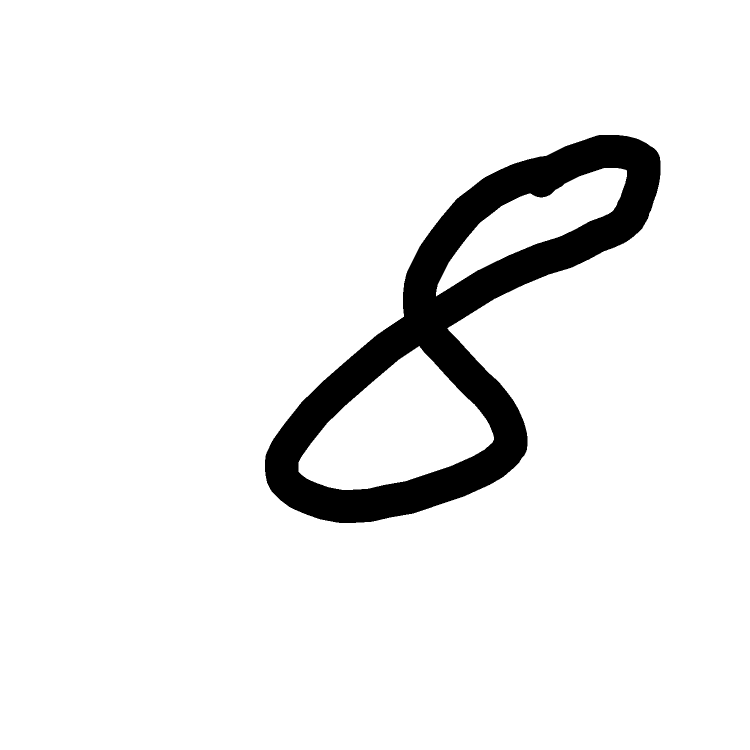
//> input picture data/raw_images/8/digit_8_21.bmp, 1500 x 1500 px (shown at 1/2 size); its folder holds only this picture in this run
$ ./main_images   (built with g++ and OpenCV 4)
//> lines starting //> are read from the running program, lines starting //| are printed output that depends on the picture; after the words box and inside, x2 and y2 are one past the last pixel; in counts of white or black regions, pixels touching at a corner belong together
### inference_c_mod/digit_extractor.h
#ifndef DIGIT_EXTRACTOR_H
#define DIGIT_EXTRACTOR_H

#include <opencv2/opencv.hpp>

constexpr int DIGIT_EXTR_TARGET_SIZE = 20;
constexpr int DIGIT_EXTR_PADDED_SIZE = 28;
constexpr int DIGIT_EXTR_PADDING = 4;

void digit_extr_extract(
    const cv::Mat& thresh,
    const cv::Rect& box,
    cv::Mat& digit28
);

void digit_extr_to_nn_input(
    const cv::Mat& digit28,
    float* nn_input
);

#endif // DIGIT_EXTRACTOR_H

### inference_c_mod/contour_selector.h
#ifndef CONTOUR_SELECTOR_H
#define CONTOUR_SELECTOR_H

#include <opencv2/opencv.hpp>
#include <vector>

constexpr double CONTOUR_SEL_MIN_AREA = 150.0;
constexpr float CONTOUR_SEL_MIN_ASPECT_RATIO = 0.2f;
constexpr float CONTOUR_SEL_MAX_ASPECT_RATIO = 2.0f;

int contour_sel_find_best(const std::vector<std::vector<cv::Point>>& contours);

#endif // CONTOUR_SELECTOR_H

### inference_c_mod/contour_detection.h
#ifndef CONTOUR_DETECTION_H
#define CONTOUR_DETECTION_H

#include <opencv2/opencv.hpp>
#include <vector>

void contour_det_find_all(
    const cv::Mat& thresh,
    std::vector<std::vector<cv::Point>>& contours
);

void contour_det_draw(
    cv::Mat& frame,
    const std::vector<std::vector<cv::Point>>& contours
);

#endif // CONTOUR_DETECTION_H

### inference_c_mod/process_frame.h
#ifndef PROCESS_FRAME_H
#define PROCESS_FRAME_H

#include <opencv2/opencv.hpp>
#include "neural_network.h"

struct FrameProcessorState {
    int last_pred = -1;
    float confidence = 0.0f;
    double elapsed = 0.0;
};

// use_cnn: true = CNN (forward_pass_cnn), false = MLP (forward_pass_mlp).
// use_center_roi: true = central 30%x60% (camera), false = full frame (image test).
void process_frame(cv::Mat& frame, CNNModel* model_cnn, MLPModel* model_mlp, bool use_cnn,
                   FrameProcessorState& state, bool use_center_roi = true);

#endif // PROCESS_FRAME_H

### inference_c_mod/digit_extractor.cpp
#include "digit_extractor.h"

static const float DIGIT_EXTR_MNIST_MEAN = 0.1307f;
static const float DIGIT_EXTR_MNIST_STD = 0.3081f;
static const float DIGIT_EXTR_BRIGHTEN_FACTOR = 1.5f;

static void digit_extr_compute_barycenter(
    const cv::Mat& mask,
    double& cx,
    double& cy
) {
    double sum_x = 0.0;
    double sum_y = 0.0;
    double count_pix = 0.0;

    for (int y = 0; y < mask.rows; y++) {
        const uchar* row = mask.ptr<uchar>(y);
        for (int x = 0; x < mask.cols; x++) {
            if (row[x] > 0) {
                sum_x += x;
                sum_y += y;
                count_pix += 1.0;
            }
        }
    }

    cx = sum_x / count_pix;
    cy = sum_y / count_pix;
}

static void digit_extr_resize_and_center(
    const cv::Mat& digit_mask,
    double cx,
    double cy,
    cv::Mat& digit20
) {
    int orig_w = digit_mask.cols;
    int orig_h = digit_mask.rows;
    int new_w;
    int new_h;

    if (orig_w > orig_h) {
        new_w = DIGIT_EXTR_TARGET_SIZE;
        new_h = static_cast<int>(orig_h * (static_cast<double>(DIGIT_EXTR_TARGET_SIZE) / orig_w));
    } else {
        new_h = DIGIT_EXTR_TARGET_SIZE;
        new_w = static_cast<int>(orig_w * (static_cast<double>(DIGIT_EXTR_TARGET_SIZE) / orig_h));
    }

    cv::Mat digit_resized;
    cv::resize(digit_mask, digit_resized, cv::Size(new_w, new_h), 0, 0, cv::INTER_AREA);

    digit20 = cv::Mat::zeros(DIGIT_EXTR_TARGET_SIZE, DIGIT_EXTR_TARGET_SIZE, CV_8UC1);

    double scale_x = static_cast<double>(new_w) / orig_w;
    double scale_y = static_cast<double>(new_h) / orig_h;

    int offset_x = static_cast<int>((DIGIT_EXTR_TARGET_SIZE / 2) - cx * scale_x);
    int offset_y = static_cast<int>((DIGIT_EXTR_TARGET_SIZE / 2) - cy * scale_y);

    for (int y = 0; y < digit_resized.rows; y++) {
        for (int x = 0; x < digit_resized.cols; x++) {
            int dx = x + offset_x;
            int dy = y + offset_y;
            if (dx >= 0 && dx < DIGIT_EXTR_TARGET_SIZE && dy >= 0 && dy < DIGIT_EXTR_TARGET_SIZE) {
                digit20.at<uchar>(dy, dx) = digit_resized.at<uchar>(y, x);
            }
        }
    }
}

static void digit_extr_apply_mnist_processing(cv::Mat& digit28) {
    cv::normalize(digit28, digit28, 0, 255, cv::NORM_MINMAX);

    cv::Mat kernel = cv::getStructuringElement(cv::MORPH_ELLIPSE, cv::Size(3, 3));
    cv::morphologyEx(digit28, digit28, cv::MORPH_CLOSE, kernel, cv::Point(-1, -1), 1);

    digit28 = cv::min(digit28 * DIGIT_EXTR_BRIGHTEN_FACTOR, 255);

    cv::GaussianBlur(digit28, digit28, cv::Size(3, 3), 0.5);
}

void digit_extr_extract(
    const cv::Mat& thresh,
    const cv::Rect& box,
    cv::Mat& digit28
) {
    cv::Mat digit_mask = thresh(box);
    cv::threshold(digit_mask, digit_mask, 128, 255, cv::THRESH_BINARY);

    double cx;
    double cy;
    digit_extr_compute_barycenter(digit_mask, cx, cy);

    cv::Mat digit20;
    digit_extr_resize_and_center(digit_mask, cx, cy, digit20);

    cv::copyMakeBorder(
        digit20,
        digit28,
        DIGIT_EXTR_PADDING,
        DIGIT_EXTR_PADDING,
        DIGIT_EXTR_PADDING,
        DIGIT_EXTR_PADDING,
        cv::BORDER_CONSTANT,
        cv::Scalar(0)
    );

    digit_extr_apply_mnist_processing(digit28);
}

void digit_extr_to_nn_input(
    const cv::Mat& digit28,
    float* nn_input
) {
    cv::Mat digit_float;
    digit28.convertTo(digit_float, CV_32F, 1.0 / 255.0);

    digit_float = (digit_float - DIGIT_EXTR_MNIST_MEAN) / DIGIT_EXTR_MNIST_STD;

    for (int y = 0; y < DIGIT_EXTR_PADDED_SIZE; y++) {
        const float* row = digit_float.ptr<float>(y);
        for (int x = 0; x < DIGIT_EXTR_PADDED_SIZE; x++) {
            nn_input[y * DIGIT_EXTR_PADDED_SIZE + x] = row[x];
        }
    }
}

### inference_c_mod/contour_selector.cpp
#include "contour_selector.h"

int contour_sel_find_best(const std::vector<std::vector<cv::Point>>& contours) {
    int best_idx = -1;
    double best_score = 0.0;

    for (int i = 0; i < static_cast<int>(contours.size()); i++) {
        double area = cv::contourArea(contours[i]);
        if (area < CONTOUR_SEL_MIN_AREA) {
            continue;
        }

        cv::Rect box = cv::boundingRect(contours[i]);

        float ratio = static_cast<float>(box.width) / box.height;
        if (ratio < CONTOUR_SEL_MIN_ASPECT_RATIO || ratio > CONTOUR_SEL_MAX_ASPECT_RATIO) {
            continue;
        }

        double fill = area / (box.width * box.height);
        if (fill < 0.0) {
            continue;
        }

        double score = area * fill;
        if (score > best_score) {
            best_score = score;
            best_idx = i;
        }
    }

    return best_idx;
}

### inference_c_mod/contour_detection.cpp
#include "contour_detection.h"

void contour_det_find_all(
    const cv::Mat& thresh,
    std::vector<std::vector<cv::Point>>& contours
) {
    cv::findContours(thresh, contours, cv::RETR_EXTERNAL, cv::CHAIN_APPROX_SIMPLE);
}

void contour_det_draw(
    cv::Mat& frame,
    const std::vector<std::vector<cv::Point>>& contours
) {
    cv::drawContours(frame, contours, -1, cv::Scalar(0, 0, 255), 2);
}

### inference_c_mod/process_frame.cpp
#include "process_frame.h"
#include "contour_detection.h"
#include "contour_selector.h"
#include "digit_extractor.h"

#include <cmath>
#include <chrono>
#include <cstdio>
#include <iostream>

void process_frame(cv::Mat& frame,
                   CNNModel* model_cnn,
                   MLPModel* model_mlp,
                   bool use_cnn,
                   FrameProcessorState& state,
                   bool use_center_roi)
{
    bool have_model = use_cnn ? (model_cnn != nullptr) : (model_mlp != nullptr);
    if (frame.empty() || !have_model) {
        return;
    }

    int roiX, roiY, roiW, roiH;
    if (use_center_roi) {
        roiW = frame.cols * 0.3;
        roiH = frame.rows * 0.6;
        roiX = (frame.cols - roiW) / 2;
        roiY = (frame.rows - roiH) / 2;
    } else {
        roiX = 0;
        roiY = 0;
        roiW = frame.cols;
        roiH = frame.rows;
    }

    cv::Rect centerROI(roiX, roiY, roiW, roiH);
    cv::Mat roiFrame = frame(centerROI);

    cv::Mat gray;
    cv::cvtColor(roiFrame, gray, cv::COLOR_BGR2GRAY);

    cv::Mat thresh;
    cv::adaptiveThreshold(
        gray, thresh, 255,
        cv::ADAPTIVE_THRESH_GAUSSIAN_C,
        cv::THRESH_BINARY_INV,
        15, 5
    );

    std::vector<std::vector<cv::Point>> contours;
    contour_det_find_all(thresh, contours);
    contour_det_draw(roiFrame, contours);

    int bestIdx = contour_sel_find_best(contours);
    bool digitDetected = false;
    int pred = -1;

    if (bestIdx >= 0) {
        digitDetected = true;
        cv::Rect box = cv::boundingRect(contours[bestIdx]);

        cv::Mat digit28;
        digit_extr_extract(thresh, box, digit28);

        cv::Mat overlay;
        int scale = 10;
        cv::resize(digit28, overlay, cv::Size(28 * scale, 28 * scale), 0, 0, cv::INTER_NEAREST);
        cv::cvtColor(overlay, overlay, cv::COLOR_GRAY2BGR);
        overlay.copyTo(frame(cv::Rect(10, 10, overlay.cols, overlay.rows)));

        float nn_input[784];
        digit_extr_to_nn_input(digit28, nn_input);

        float output[OUTPUT_SIZE];
        auto t1 = std::chrono::steady_clock::now();
        if (use_cnn) {
            forward_pass_cnn(model_cnn, nn_input, output);
        } else {
            forward_pass_mlp(model_mlp, nn_input, output);
        }
        auto t2 = std::chrono::steady_clock::now();
        state.elapsed = std::chrono::duration<double, std::milli>(t2 - t1).count();

        pred = get_prediction(output);

        float sum_exp = 0.0f;
        float prob[OUTPUT_SIZE];

        for (int i = 0; i < OUTPUT_SIZE; i++) {
            prob[i] = std::exp(output[i]);
            sum_exp += prob[i];
        }

        for (int i = 0; i < OUTPUT_SIZE; i++) {
            prob[i] /= sum_exp;
        }

        state.confidence = prob[pred];

        if (digitDetected && pred != state.last_pred) {
            std::cout << "Prediction : " << pred
                << " in " << state.elapsed << " ms."
                << " Confidence : " << state.confidence << std::endl;
            state.last_pred = pred;
        }

        cv::Rect globalBox(
            box.x + centerROI.x,
            box.y + centerROI.y,
            box.width,
            box.height
        );

        cv::rectangle(frame, globalBox, cv::Scalar(0,255,0), 2);

        char text[32];
        std::snprintf(text, sizeof(text), "%d (%.2f)", pred, state.confidence);
        cv::putText(frame, text,
            cv::Point(globalBox.x + 2, globalBox.y + 20),
            cv::FONT_HERSHEY_SIMPLEX, 0.7,
            cv::Scalar(0,255,0),
            2);
    }

    cv::rectangle(frame, centerROI, cv::Scalar(255,0,0), 2);
}

### inference_c_mod/neural_network.c
#include <stdio.h>
#include <stdlib.h>
#include <math.h>
#include "neural_network.h"


MLPModel* load_mlp_model(const char *filename) {
    FILE *file = fopen(filename, "r");
    if (file == NULL) {
        perror("Erreur lors de l'ouverture du fichier de poids");
        return NULL;
    }

    // Allocation de la structure principale
    MLPModel *model = (MLPModel*)malloc(sizeof(MLPModel));

    // Allocation de la mémoire pour chaque couche via les dimensions renseignées dans neural_network.h
    model->W1 = (float*)malloc(HIDDEN_SIZE * INPUT_SIZE * sizeof(float));
    model->b1 = (float*)malloc(HIDDEN_SIZE * sizeof(float));
    model->W2 = (float*)malloc(OUTPUT_SIZE * HIDDEN_SIZE * sizeof(float));
    model->b2 = (float*)malloc(OUTPUT_SIZE * sizeof(float));

    // Lecture des Poids Couche 1
    for (int i = 0; i < HIDDEN_SIZE * INPUT_SIZE; i++) {
        if (fscanf(file, "%f", &model->W1[i]) != 1) break;
    }

    // Lecture des Biais Couche 1
    for (int i = 0; i < HIDDEN_SIZE; i++) {
        if (fscanf(file, "%f", &model->b1[i]) != 1) break;
    }

    // Lecture des Poids Couche 2
    for (int i = 0; i < OUTPUT_SIZE * HIDDEN_SIZE; i++) {
        if (fscanf(file, "%f", &model->W2[i]) != 1) break;
    }

    // Lecture des Biais Couche 2
    for (int i = 0; i < OUTPUT_SIZE; i++) {
        if (fscanf(file, "%f", &model->b2[i]) != 1) break;
    }

    fclose(file);
    printf("Modèle chargé avec succès depuis %s\n", filename);
    return model;
}

// [43 lines left out: functions free_mlp_model, forward_pass_mlp, not called in this run]


// --- Fonction interne de lecture sécurisée ---
// Cette fonction vérifie que chaque nombre est bien lu.
// Si fscanf échoue, elle renvoie 0, sinon 1.
static int read_weights(FILE *file, float *buffer, int count) {
    for (int i = 0; i < count; i++) {
        if (fscanf(file, "%f", &buffer[i]) != 1) {
            return 0; // Erreur de lecture
        }
    }
    return 1; // Succès
}

// --- Chargement et Libération ---

CNNModel* load_cnn_model(const char *filename) {
    FILE *file = fopen(filename, "r");
    if (file == NULL) {
        perror("Erreur lors de l'ouverture du fichier de poids");
        return NULL;
    }

    CNNModel *model = (CNNModel*)malloc(sizeof(CNNModel));
    if (!model) return NULL;

    // Allocation des couches
    model->conv1_w = (float*)malloc(C1_OUT_CH * C1_IN_CH * KERNEL_SIZE * KERNEL_SIZE * sizeof(float));
    model->conv1_b = (float*)malloc(C1_OUT_CH * sizeof(float));
    model->conv2_w = (float*)malloc(C2_OUT_CH * C2_IN_CH * KERNEL_SIZE * KERNEL_SIZE * sizeof(float));
    model->conv2_b = (float*)malloc(C2_OUT_CH * sizeof(float));
    model->fc_w    = (float*)malloc(OUTPUT_SIZE * FC_IN_FEATURES * sizeof(float));
    model->fc_b    = (float*)malloc(OUTPUT_SIZE * sizeof(float));

    // Lecture sécurisée des poids (Méthode Option B)
    int success = 1;
    success &= read_weights(file, model->conv1_w, C1_OUT_CH * C1_IN_CH * KERNEL_SIZE * KERNEL_SIZE);
    success &= read_weights(file, model->conv1_b, C1_OUT_CH);

    success &= read_weights(file, model->conv2_w, C2_OUT_CH * C2_IN_CH * KERNEL_SIZE * KERNEL_SIZE);
    success &= read_weights(file, model->conv2_b, C2_OUT_CH);

    success &= read_weights(file, model->fc_w,    OUTPUT_SIZE * FC_IN_FEATURES);
    success &= read_weights(file, model->fc_b,    OUTPUT_SIZE);

    fclose(file);

    if (!success) {
        fprintf(stderr, "Erreur fatale : Le fichier de poids %s est corrompu ou incomplet.\n", filename);
        free_cnn_model(model);
        return NULL;
    }

    printf("Modèle CNN chargé avec succès depuis %s\n", filename);
    return model;
}

// [11 lines left out: function free_cnn_model, not called in this run]

// --- Moteur d'inférence (Forward Pass) ---

void forward_pass_cnn(CNNModel *model, float *input, float *output) {
    // 1. Couche Conv1 : Input 1x28x28 -> Output 16x14x14 (Stride 2, Padding 2)
    float layer1_out[C1_OUT_CH * C1_SIZE * C1_SIZE];

    for (int och = 0; och < C1_OUT_CH; och++) {
        for (int oh = 0; oh < C1_SIZE; oh++) {
            for (int ow = 0; ow < C1_SIZE; ow++) {
                float sum = model->conv1_b[och];
                int start_h = oh * 2 - 2;
                int start_w = ow * 2 - 2;

                for (int kh = 0; kh < KERNEL_SIZE; kh++) {
                    for (int kw = 0; kw < KERNEL_SIZE; kw++) {
                        int in_h = start_h + kh;
                        int in_w = start_w + kw;
                        if (in_h >= 0 && in_h < 28 && in_w >= 0 && in_w < 28) {
                            float val = input[in_h * 28 + in_w];
                            float weight = model->conv1_w[och * (1 * 25) + kh * 5 + kw];
                            sum += val * weight;
                        }
                    }
                }
                layer1_out[och * (14 * 14) + oh * 14 + ow] = relu(sum);
            }
        }
    }

    // 2. Couche Conv2 : Input 16x14x14 -> Output 32x7x7 (Stride 2, Padding 2)
    float layer2_out[C2_OUT_CH * C2_SIZE * C2_SIZE];

    for (int och = 0; och < C2_OUT_CH; och++) {
        for (int oh = 0; oh < C2_SIZE; oh++) {
            for (int ow = 0; ow < C2_SIZE; ow++) {
                float sum = model->conv2_b[och];
                int start_h = oh * 2 - 2;
                int start_w = ow * 2 - 2;

                for (int ich = 0; ich < C1_OUT_CH; ich++) {
                    for (int kh = 0; kh < KERNEL_SIZE; kh++) {
                        for (int kw = 0; kw < KERNEL_SIZE; kw++) {
                            int in_h = start_h + kh;
                            int in_w = start_w + kw;
                            if (in_h >= 0 && in_h < 14 && in_w >= 0 && in_w < 14) {
                                float val = layer1_out[ich * (14 * 14) + in_h * 14 + in_w];
                                float weight = model->conv2_w[och * (16 * 25) + ich * 25 + kh * 5 + kw];
                                sum += val * weight;
                            }
                        }
                    }
                }
                layer2_out[och * (7 * 7) + oh * 7 + ow] = relu(sum);
            }
        }
    }

    // 3. Couche FC (Fully Connected) : Input 1568 (32*7*7) -> Output 10
    for (int i = 0; i < OUTPUT_SIZE; i++) {
        float sum = model->fc_b[i];
        for (int j = 0; j < FC_IN_FEATURES; j++) {
            sum += model->fc_w[i * FC_IN_FEATURES + j] * layer2_out[j];
        }
        output[i] = sum;
    }
}

// --- Fonctions utilitaires ---

float relu(float x) { return x > 0 ? x : 0; }

int get_prediction(float *output) {
    int best_class = 0;
    float max_val = output[0];

    // recherche de max parmis toutes les output classes
    for (int i = 1; i < OUTPUT_SIZE; i++) {
        if (output[i] > max_val) {
            max_val = output[i];
            best_class = i;
        }
    }
    return best_class;
}

### inference_c_mod/main_images.cpp
#include <opencv2/opencv.hpp>
#include <filesystem>
#include <iostream>
#include <vector>
#include <algorithm>

#include "neural_network.h"
#include "process_frame.h"

namespace fs = std::filesystem;

int main(int argc, char** argv) {
    const char* default_path = "../data/raw_images/8";
    fs::path source = argc > 1 ? fs::path(argv[1]) : fs::path(default_path);

    if (!fs::exists(source)) {
        std::cerr << "Source path does not exist: " << source << std::endl;
        return 1;
    }

    std::vector<fs::path> images;

    if (fs::is_regular_file(source)) {
        images.push_back(source);
    } else if (fs::is_directory(source)) {
        for (const auto& entry : fs::directory_iterator(source)) {
            if (entry.is_regular_file()) {
                images.push_back(entry.path());
            }
        }
    }

    if (images.empty()) {
        std::cerr << "No images found in: " << source << std::endl;
        return 1;
    }

    std::sort(images.begin(), images.end());
    fs::path output_dir("output/");
    fs::create_directories(output_dir);

    const char* model_path_mlp = "../models/mlp_model.txt";
    const char* model_path_cnn = "../models/cnn_model.txt";
    const bool use_cnn = true;  /* true = CNN, false = MLP */

    MLPModel* model_mlp = load_mlp_model(model_path_mlp);
    CNNModel* model_cnn = load_cnn_model(model_path_cnn);
    if (use_cnn && !model_cnn) {
        std::cerr << "Erreur chargement modèle CNN" << std::endl;
        return 1;
    }
    if (!use_cnn && !model_mlp) {
        std::cerr << "Erreur chargement modèle MLP" << std::endl;
        return 1;
    }

    FrameProcessorState state;

    for (const auto& image_path : images) {
        std::cout << "Processing " << image_path << std::endl;
        cv::Mat frame = cv::imread(image_path.string());
//> frame is the input picture: 1500 rows x 1500 cols, CV_8UC3; 92.9% white; 1 black region, box (x1, y1, x2, y2) and area: (530, 270, 1321, 1046) 158942
        if (frame.empty()) {
            std::cerr << "  -> failed to read image" << std::endl;
            continue;
        }

        state.last_pred = -1;
        process_frame(frame, model_cnn, model_mlp, use_cnn, state, false);  /* full frame, no center ROI */
//> in process_frame, `bool have_model = use_cnn ? (model_cnn != nullptr) : (model_mlp != nul..`: have_model = true
//> in process_frame, `cv::adaptiveThreshold( gray, thresh, 255, cv::ADAPTIVE_THRESH_GAUSSIAN..`:
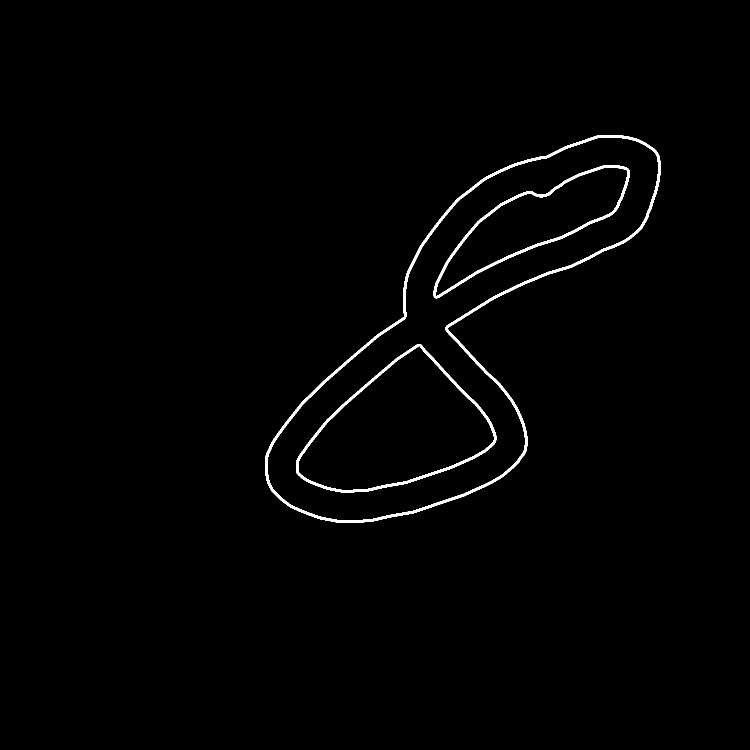
//> thresh: 1500 rows x 1500 cols, CV_8UC1 (shown at 1/2 size); 1.1% white; 3 white regions
//> in contour_det_find_all, `cv::findContours(thresh, contours, cv::RETR_EXTERNAL, cv::CHAIN_APPROX..`: contours = 1 contour; box (x1, y1, x2, y2) and area: (530, 270, 1321, 1046) 256352
//> in contour_det_draw, `cv::drawContours(frame, contours, -1, cv::Scalar(0, 0, 255), 2);`:
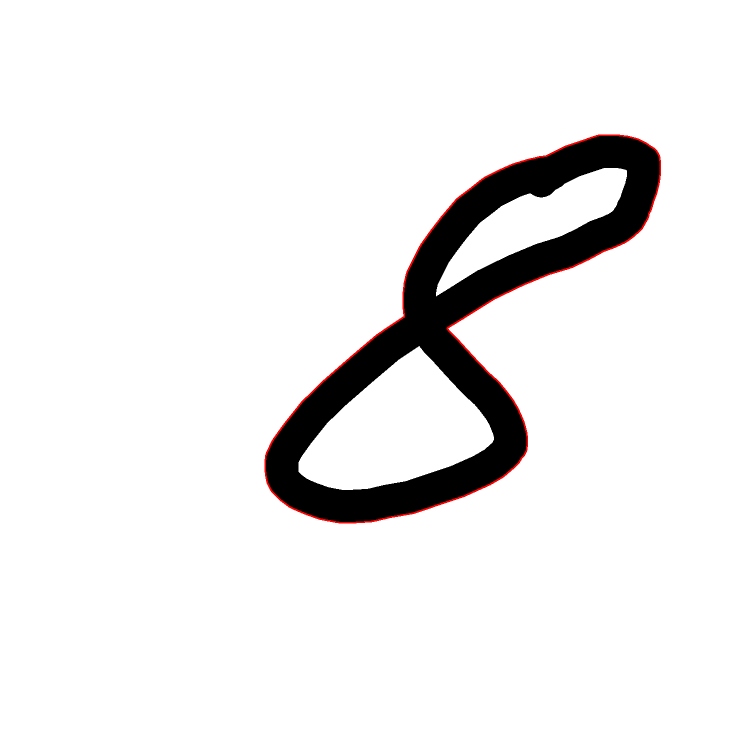
//> frame: 1500 rows x 1500 cols, CV_8UC3 (shown at 1/2 size); 0.41% of pixels changed, all inside (x1, y1, x2, y2) = (529, 269, 1322, 1047)
//> the loop in contour_sel_find_best, `for (int i = 0; i < static_cast<int>(contours.size()); i++)` made 1 pass
//> (area, box, ratio, fill, score, best_score) on pass 1: (256352.5, Rect(530, 270, 791, 776), 1.02, 0.418, 107062.4, 107062.4)
//> after the loop in contour_sel_find_best, `for (int i = 0; i < static_cast<int>(contours.size()); i++)`: best_score = 107062.4; best_idx = 0
//> (the rest of the program and of its run is left out)
